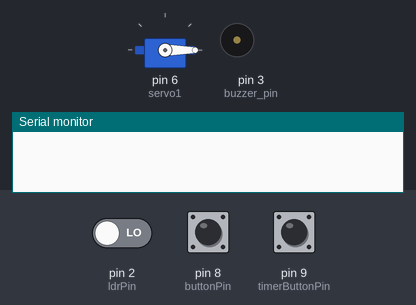
This sketch was run on a simulated Arduino Uno, built with avr-gcc and run on an emulated ATmega328P. On the bench: servo, buzzer (waves = sounding), the last lines printed to the serial monitor. Inputs (shaded band) come from the test bench; at power-on: pin 9 (timerButtonPin) LOW, pin 2 (ldrPin) LOW, pin 8 (buttonPin) LOW.

Above: at 1.2 s.
1.3 s: pin 9 (timerButtonPin) pulled HIGH for 0.15 s
At 2.7 s:
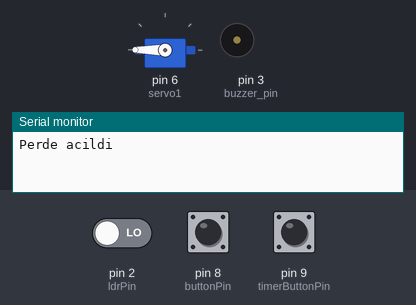
4.4 s: pin 2 (ldrPin) driven HIGH
At 5.12 s:
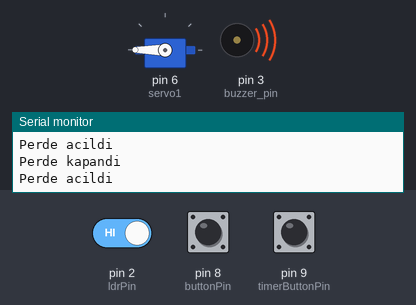
6.4 s: pin 8 (buttonPin) pulled HIGH for 0.15 s
At 6.85 s:
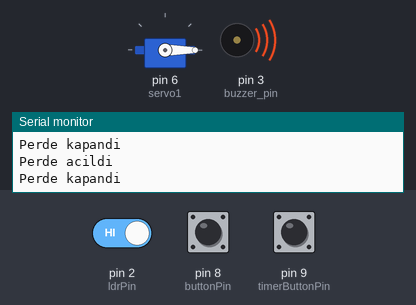
8.5 s: pin 9 (timerButtonPin) pulled HIGH for 1 s
At 11.0 s:
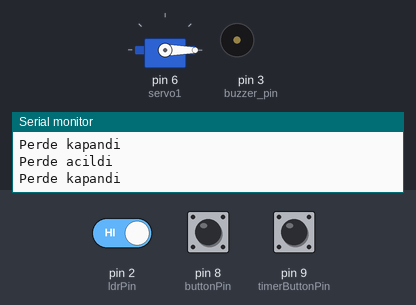
11.2 s: pin 2 (ldrPin) driven LOW
At 12.2 s:
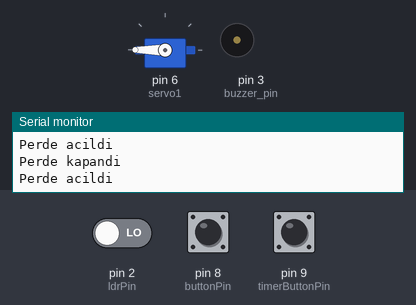
12.7 s: pin 2 (ldrPin) driven HIGH and pin 9 (timerButtonPin) driven HIGH
At 14.9 s:
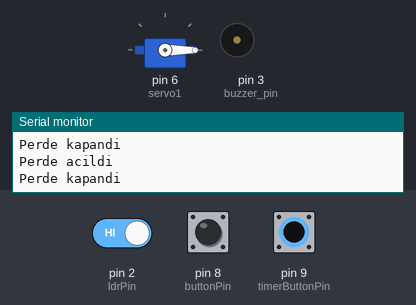
Timing chart, 0 to 15.9 s (numbered marks = the images above; inputs shaded):
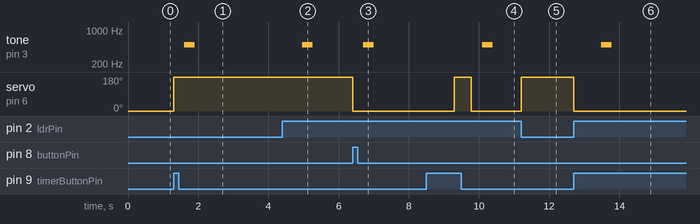

The sketch:

code.ino
```cpp
// C++ code
//
#include <Servo.h>

int buzzer_pin = 3;

Servo servo1;
int buttonPin = 8;
int timerButtonPin = 9;

int last_button_state = 0;
int current_button_state = 0;

int last_button_state1 = 0;
int current_button_state1 = 0;

int ldrPin = 2;
volatile bool status=false; //perdenin açık/kapalı olma durumu
bool timerDurum = false;  //timer calısma durumu
int butSay = 0;

void setup()
{
  servo1.attach(6);
  pinMode(buttonPin,INPUT);
  pinMode(buzzer_pin,OUTPUT);

  servo1.write(0);
  Serial.begin(9600);
  attachInterrupt(digitalPinToInterrupt(ldrPin),openOrClose,CHANGE);
}

void loop()
{
  if(state_check() && butSay == 0){ //butona 1 kere basılınca
    openOrClose();          //perdenin durumu degisti
    buzz();
    butSay = butSay + 1;
  delay(1000);
  }

  if(butSay == 1){          //butonsay 1 olunca interrupt disable edildi
    disable_interrupts();
  }

  if(state_check() && butSay == 1){   //butona 2. basımında perdenin durumu degisti
    enable_interrupts();        //interrupt aktif edildi
    butSay = 0;
  }

  if(state_check1()){ //timer modunu ayarlıyor
    timerDurum = true;
    openOrClose();
    buzz();
  delay(1000);
    disable_interrupts();  //bu sure boyunca interrupt disable halde
  }

  if(timerDurum){ //perde belirli bir sure acık kapalı
    delay(100000);
    timerDurum = false;
    enable_interrupts(); //interrupt tekrar enable ediliyor
  }

}

void disable_interrupts(){
    delay(1000);
    cli(); //disable yapan fonksiyon
}

void enable_interrupts(){
    sei(); //enable yapan fonksiyon
    openOrClose();
    buzz();
}


void openOrClose(){
  status = !status; //perdenin durumunu degistirip acıp kapıyor
  if(status){
    servo1.write(180);
    Serial.println("Perde acildi");
  }
  else{
    servo1.write(0);
    Serial.println("Perde kapandi\n");
  }
}

bool state_check(){
   last_button_state = current_button_state;   //butonun onceki hali
   current_button_state = digitalRead(buttonPin);  //yeni okunan
   return (current_button_state == HIGH &&        //yeni okunmussa ve eskisinden farklıysa true
           current_button_state != last_button_state);

}

bool state_check1(){
   last_button_state1 = current_button_state1;
   current_button_state1 = digitalRead(timerButtonPin);
   return (current_button_state1 == HIGH &&
           current_button_state1 != last_button_state1);

}

void buzz(){
    delay(300);
    tone(buzzer_pin,500);
    delay(300);
    noTone(buzzer_pin);
    delay(300);
}
```

Measured:
- after the input at 1.3 s, tone on pin 3 (buzzer_pin): silent → 500 Hz after 0.30 s, → silent 0.30 s later; servo on pin 6 (servo1): 0° → 180° at once
- after the input at 4.4 s, servo on pin 6 (servo1): stays 180° (without the input it goes to 0° after 0.27 s)
- after the input at 6.4 s, tone on pin 3 (buzzer_pin): silent → 500 Hz after 0.30 s, → silent 0.30 s later; servo on pin 6 (servo1): 180° → 0° at once
- after the input at 8.5 s, tone on pin 3 (buzzer_pin): silent → 500 Hz after 1.6 s, → silent 0.30 s later; servo on pin 6 (servo1): 0° → 180° after 0.80 s, → 0° 0.49 s later
- after the input at 11.2 s, servo on pin 6 (servo1): 0° → 180° at once
- after the input at 12.7 s, tone on pin 3 (buzzer_pin): silent → 500 Hz after 0.79 s, → silent 0.30 s later; servo on pin 6 (servo1): 180° → 0° at once
